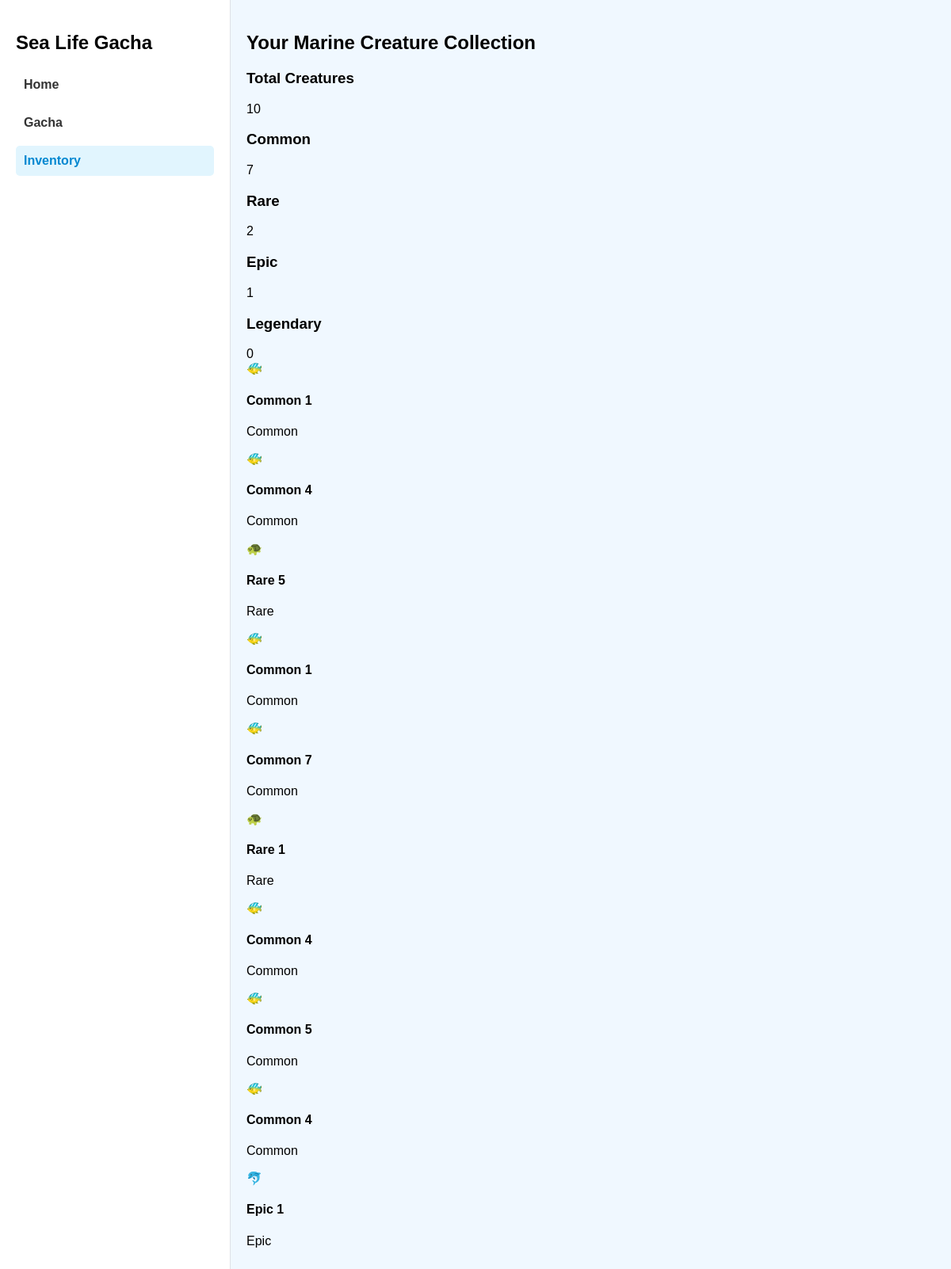
Before: /inventory (signed in) with the older database file.
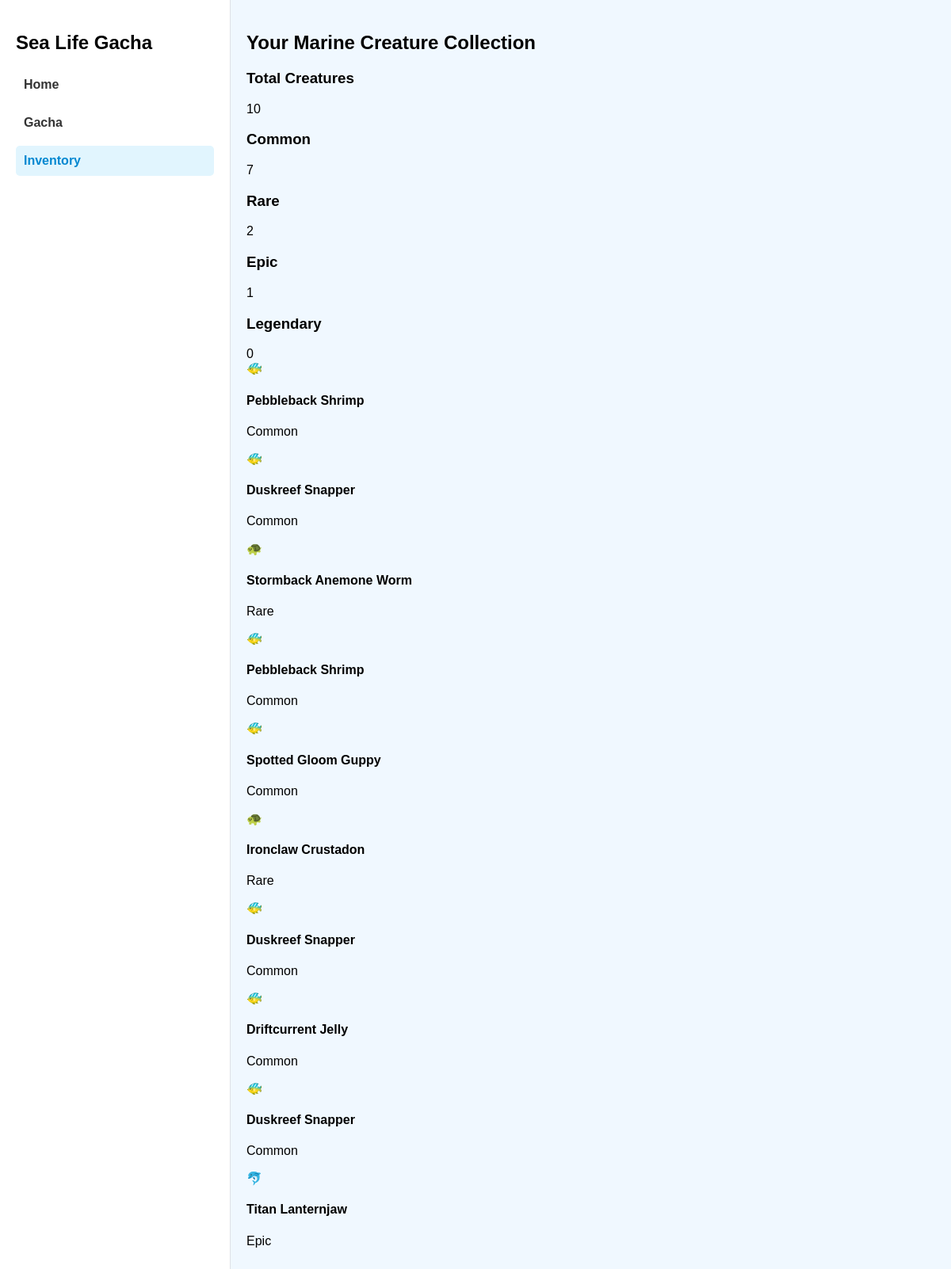
After: the same page with the newer database file.
### app.py (models this page shows)
class Creature(db.Model):
    id = db.Column(db.Integer, primary_key=True)
    name = db.Column(db.String(100), nullable=False)
    rarity = db.Column(db.String(20), nullable=False)
    image = db.Column(db.String(100))
    probability = db.Column(db.Float, nullable=False)
    is_active = db.Column(db.Boolean, default=True)

### app.py (the view)
@app.route('/inventory')
def inventory():
    user = get_current_user()
    if not user:
        return redirect(url_for('auth'))
    user_data = get_user_data(user)
    return render_template('inventory.html', inventory=user_data['inventory'])

### app.py (called while the page is built)
def get_current_user():
    if 'user_id' in session:
        return db.session.get(User, session['user_id'])
    return None

def get_user_data(user):
    completed_missions = UserMission.query.filter_by(user_id=user.id, completed=True).all()
    completed_mission_ids = [mission.mission_id for mission in completed_missions]
    inventory_creatures = UserCreature.query.filter_by(user_id=user.id).join(Creature).all()
    inventory = [
        {
            'id': uc.id,
            'name': uc.creature.name,
            'rarity': uc.creature.rarity,
            'image': uc.creature.image
        }
        for uc in inventory_creatures
    ]
    return {
        'clicks': user.clicks,
        'coins': user.coins,
        'pulls': user.pulls,
        'completed_missions': completed_mission_ids,
        'inventory': inventory
    }

### templates/inventory.html (shortened to what this page needs)
{% extends "base.html" %}
{% block content %}
<div class="inventory-container">
    <h2>Your Marine Creature Collection</h2>
    <div class="inventory-stats">
        <div class="stat-item">
            <h3>Total Creatures</h3>
            <span class="stat-number">{{ inventory|length }}</span>
        </div>
        <div class="stat-item">
            <h3>Common</h3>
            <span class="stat-number">
                {% set common_count = inventory|selectattr('rarity', 'equalto', 'common')|list|length %}
                {{ common_count }}
            </span>
        </div>
        <div class="stat-item">
            <h3>Rare</h3>
            <span class="stat-number">
                {% set rare_count = inventory|selectattr('rarity', 'equalto', 'rare')|list|length %}
                {{ rare_count }}
            </span>
        </div>
        <div class="stat-item">
            <h3>Epic</h3>
            <span class="stat-number">
                {% set epic_count = inventory|selectattr('rarity', 'equalto', 'epic')|list|length %}
                {{ epic_count }}
            </span>
        </div>
        <div class="stat-item">
            <h3>Legendary</h3>
            <span class="stat-number">
                {% set legendary_count = inventory|selectattr('rarity', 'equalto', 'legendary')|list|length %}
                {{ legendary_count }}
            </span>
        </div>
    </div>
    {% if inventory %}
    <div class="inventory-grid">
        {% for creature in inventory %}
        <div class="creature-card {{ creature.rarity }}">
            <div class="creature-image">
                {% if creature.rarity == 'common' %}🐠{% endif %}
                {% if creature.rarity == 'rare' %}🐢{% endif %}
                {% if creature.rarity == 'epic' %}🐬{% endif %}
            </div>
            <h4 class="creature-name">{{ creature.name }}</h4>
            <p class="rarity {{ creature.rarity }}">{{ creature.rarity|title }}</p>
        </div>
        {% endfor %}
    </div>
    {% endif %}
</div>
{% endblock %}

Changed rows visible on the page:
changed Creature: name "Common 1" → "Pebbleback Shrimp"
changed Creature: name "Common 4" → "Duskreef Snapper"
changed Creature: name "Rare 5" → "Stormback Anemone Worm"
changed Creature: name "Common 7" → "Spotted Gloom Guppy"
changed Creature: name "Rare 1" → "Ironclaw Crustadon"
changed Creature: name "Common 5" → "Driftcurrent Jelly"
changed Creature "Epic": name "Epic 1" → "Titan Lanternjaw"
